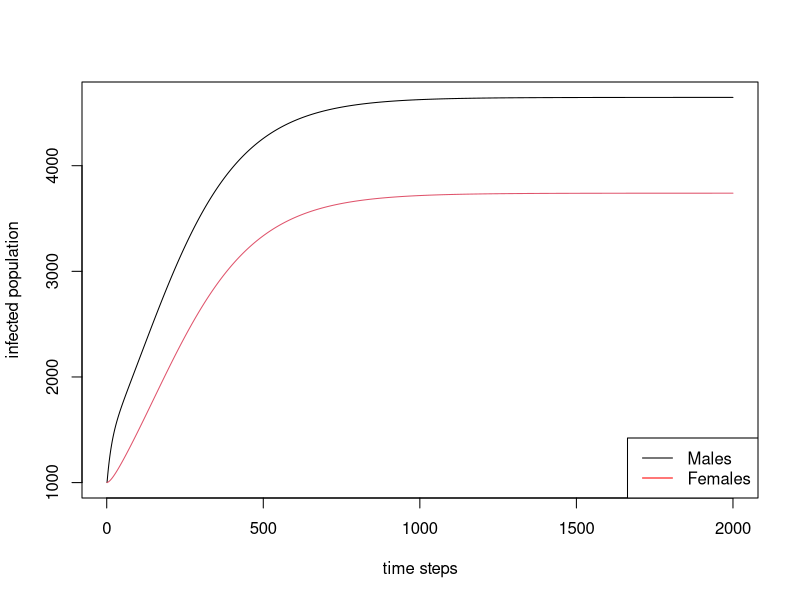
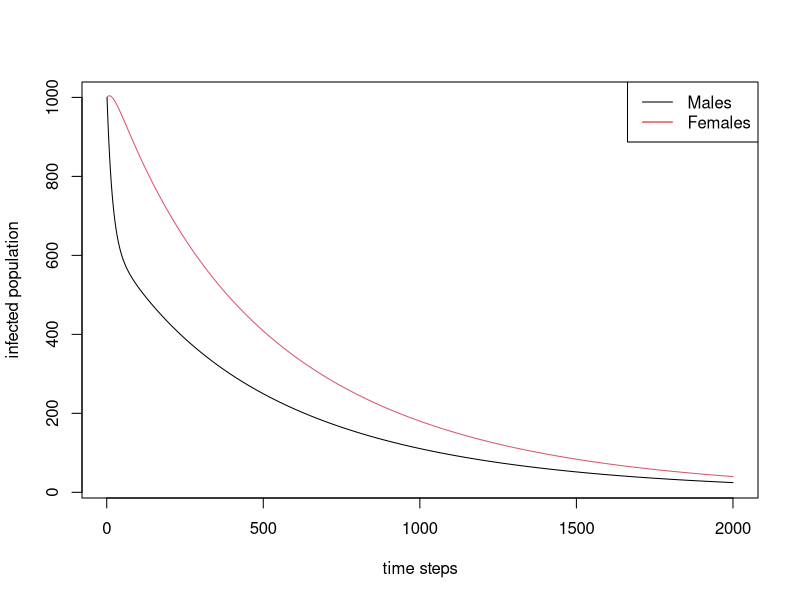

Here is the R script that generated these plots, in order:
alpha.m1<-0.000006 #(person-1 day-1)
alpha.m2<-0.000002
alpha.f<-0.0000009
gamma.m<-0.05 #(day-1)
gamma.f<-0.007
S.m<-14000
S.f<-9000
I.m<-1000
I.f<-1000
#R<-0
S.m.hist<-c()
I.m.hist<-c()
S.f.hist<-c()
I.f.hist<-c()
#R.hist<-c()
for (day in 1:2000) {
        S.m.hist[day]<-S.m
        I.m.hist[day]<-I.m
        S.f.hist[day]<-S.f
        I.f.hist[day]<-I.f
        #R.hist[day]<-R
        # You need to add next three lines from notes
        delta.S.m <- (gamma.m*I.m)-(alpha.m1*S.m*I.f)
        delta.I.m <- (alpha.m1*S.m*I.f)-(gamma.m*I.m)
        delta.S.f<- (gamma.f*I.f)-(alpha.f*S.f*I.m)
        delta.I.f<- (alpha.f*S.f*I.m)-(gamma.f*I.f)
        #delta.R <- gamma*I
        S.m<-S.m+delta.S.m
        I.m<-I.m+delta.I.m
        S.f<-S.f+delta.S.f
        I.f<-I.f+delta.I.f
	#R<-R+delta.R
        # Ensure S,I,R > 0
        S.m<-max(S.m,0)
        I.m<-max(I.m,0)
        S.f<-max(S.f,0)
        I.f<-max(I.f,0)
        #R<-max(R,0)
}
png("plot_alpham1.png")
plot(I.m.hist,type="l", xlab="time steps", ylab="infected population")
lines(I.f.hist,col=2)
legend('bottomright', c("Males","Females"), lty=1, col=c('black','red'))  
dev.off()

S.m<-14000
S.f<-9000
I.m<-1000
I.f<-1000

S.m.hist<-c()
I.m.hist<-c()
S.f.hist<-c()
I.f.hist<-c()

for (day in 1:2000) {
        S.m.hist[day]<-S.m
        I.m.hist[day]<-I.m
        S.f.hist[day]<-S.f
        I.f.hist[day]<-I.f
        #R.hist[day]<-R
        # You need to add next three lines from notes
	delta.S.m <- (gamma.m*I.m)-(alpha.m2*S.m*I.f)
        delta.I.m <- (alpha.m2*S.m*I.f)-(gamma.m*I.m)
        delta.S.f<- (gamma.f*I.f)-(alpha.f*S.f*I.m)
        delta.I.f<- (alpha.f*S.f*I.m)-(gamma.f*I.f)
        #delta.R <- gamma*I
        S.m<-S.m+delta.S.m
        I.m<-I.m+delta.I.m
        S.f<-S.f+delta.S.f
        I.f<-I.f+delta.I.f
        #R<-R+delta.R
        # Ensure S,I,R > 0
        S.m<-max(S.m,0)
        I.m<-max(I.m,0)
        S.f<-max(S.f,0)
        I.f<-max(I.f,0)
        #R<-max(R,0)
}
png("plot_alpham2.png")
plot(I.m.hist,type="l", xlab="time steps", ylab="infected population")
lines(I.f.hist,col=2)
legend('topright', c("Males","Females"), lty=1, col=c('black','red'))
dev.off()

